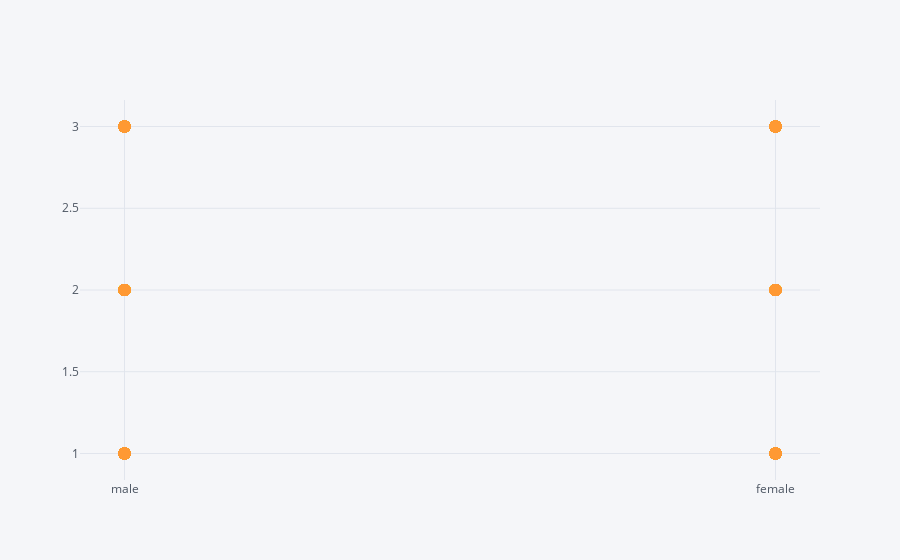

The notebook cell this image was saved under:
### Code cell
df2.iplot(x="sex",y="pclass",mode = "markers")

### Figure 1 — Plotly figure (JSON) as saved in the notebook; plotly's stock layout.template omitted (floating-point values rounded to 4 significant figures; data arrays with more than 128 entries replaced by an {"elided": "..."} marker saying what was removed)
{"data": [{"line": {"color": "rgba(255, 153, 51, 1.0)", "dash": "solid", "shape": "linear", "width": 1.3}, "marker": {"size": 12, "symbol": "circle"}, "mode": "markers", "name": "pclass", "text": "", "type": "scatter", "x": {"elided": "891 str values"}, "y": {"elided": "891 int values"}}], "layout": {"legend": {"bgcolor": "#F5F6F9", "font": {"color": "#4D5663"}}, "paper_bgcolor": "#F5F6F9", "plot_bgcolor": "#F5F6F9", "title": {"font": {"color": "#4D5663"}}, "xaxis": {"gridcolor": "#E1E5ED", "showgrid": true, "tickfont": {"color": "#4D5663"}, "title": {"font": {"color": "#4D5663"}, "text": ""}, "zerolinecolor": "#E1E5ED"}, "yaxis": {"gridcolor": "#E1E5ED", "showgrid": true, "tickfont": {"color": "#4D5663"}, "title": {"font": {"color": "#4D5663"}, "text": ""}, "zerolinecolor": "#E1E5ED"}}}
